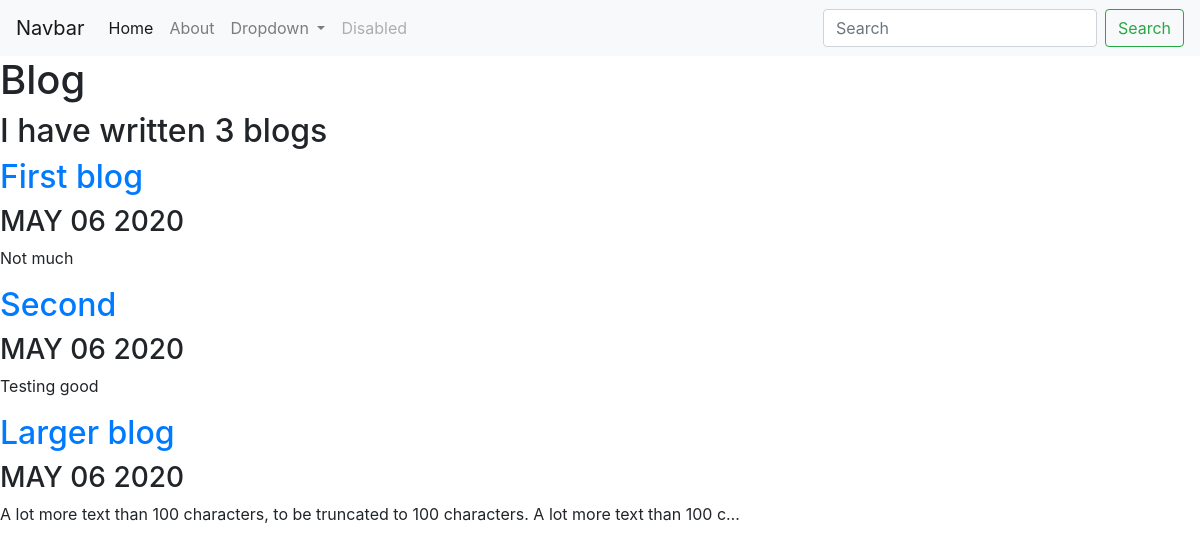
Screenshot of /blog/ with the database file from the repository.
### blog/models.py (models this page shows, shortened)
class Blog(models.Model):
    title = models.CharField(max_length=100)
    date = models.DateField()
    description = models.TextField()

### blog/views.py (the view)
# urls.py: path('', views.all_blogs, name='all_blogs'),
def all_blogs(request):
    blogs = Blog.objects.order_by('-date')
    return render(request, 'blog/all_blogs.html', {'blogs':blogs})

### blog/templates/blog/all_blogs.html
{% extends 'portfolio/base.html' %}
{% block content %}
  <h1>Blog</h1>
  <h2>I have written {{ blogs.count }} blog{{ blogs.count|pluralize}}</h2>
  {% for blog in blogs %}
    <a href="{% url 'blog:detail' blog.id %}"><h2>{{ blog.title }}</h2></a>
    <h3>{{ blog.date|date:'M d Y'|upper }}</h3>
    <p>{{ blog.description|striptags|truncatechars:100 }}</p>
  {% endfor %}
{% endblock %}

### rows the page displays
Blog: title "First blog", date "MAY 06 2020", description "Not much"
Blog: title "Second", date "MAY 06 2020", description "Testing good"
Blog: title "Larger blog", date "MAY 06 2020", description "A lot more text than 100 characters, to be truncated to 100 characters. A lot more text than 100 c…"

### other values shown
{{ blogs.count }} "3"
